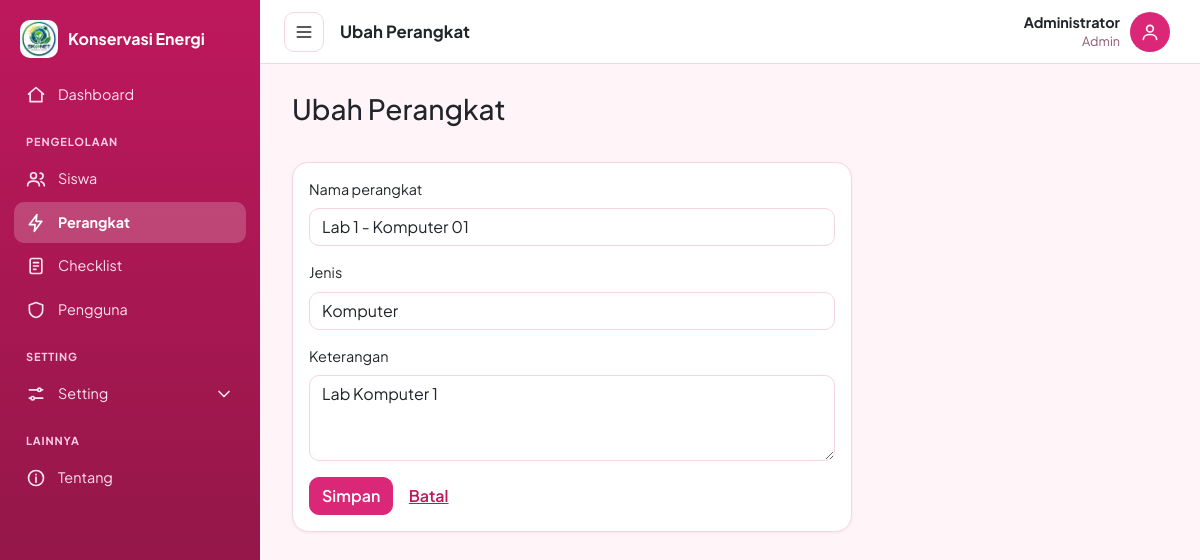
/perangkat/form.php?id=1 (signed in), run on the app's committed database.
### tables this page shows
CREATE TABLE IF NOT EXISTS perangkat (
  id_perangkat   INT(11) NOT NULL AUTO_INCREMENT,
  nama_perangkat VARCHAR(100) NOT NULL,
  jenis          VARCHAR(50) NOT NULL,
  keterangan     TEXT,
  PRIMARY KEY (id_perangkat)
);

### perangkat/form.php (the view, shortened to what this page needs)
<?php
require_once __DIR__ . '/../includes/functions.php';
$edit = isset($_GET['id']);
$row = ['nama_perangkat' => '', 'jenis' => '', 'keterangan' => ''];
if ($edit) {
    $st = $pdo->prepare('SELECT * FROM perangkat WHERE id_perangkat = ?');
    $st->execute([(int)$_GET['id']]);
    $row = $st->fetch();
}
$judul = $edit ? 'Ubah Perangkat' : 'Tambah Perangkat';
require '../includes/header.php';
?>
<h3 class="mb-3"><?= $judul ?></h3>
<div class="card" style="max-width:560px"><div class="card-body">
<form method="post"><?= csrf_field() ?>
  <div class="mb-3"><label class="form-label">Nama perangkat</label>
    <input name="nama_perangkat" class="form-control" value="<?= e($row['nama_perangkat']) ?>" required maxlength="100"></div>
  <div class="mb-3"><label class="form-label">Jenis</label>
    <input name="jenis" class="form-control" value="<?= e($row['jenis']) ?>" required maxlength="50" placeholder="contoh: Penerangan, Pendingin"></div>
  <div class="mb-3"><label class="form-label">Keterangan</label>
    <textarea name="keterangan" class="form-control" rows="3"><?= e($row['keterangan']) ?></textarea></div>
  <button class="btn btn-success">Simpan</button> <a class="btn btn-link" href="index.php">Batal</a>
</form></div></div>
<?php require '../includes/footer.php'; ?>

### assets/css/app.css (style rules this page uses)
:root, [data-bs-theme=light] { --pri:#db2777; --pri-d:#be185d; --on:#fff; --bg:#fff5f9; --card:#fff; --hd:#ffe8f1; --mu:#8a5a70; --bd:#f6d5e3; --bs-body-bg:var(--bg); --bs-body-font-family:"Plus Jakarta Sans",system-ui,sans-serif; --bs-body-font-size:.9rem; --bs-primary:#db2777; --bs-primary-rgb:219,39,119; --bs-link-color:#be185d; --bs-link-color-rgb:190,24,93; --bs-link-hover-color:#9d174d; --bs-link-hover-color-rgb:157,23,77; }
body { background:var(--bg); }
.card { background:var(--card); border-color:var(--bd); border-radius:16px; box-shadow:0 1px 3px rgba(190,24,93,.08); }
.form-control, .form-select { border-radius:10px; background-color:var(--card); border-color:var(--bd); }
.btn { border-radius:10px; font-weight:600; }
.btn-success { --bs-btn-bg:var(--pri); --bs-btn-border-color:var(--pri); --bs-btn-color:var(--on); --bs-btn-hover-bg:var(--pri-d); --bs-btn-hover-border-color:var(--pri-d); --bs-btn-hover-color:var(--on); --bs-btn-active-bg:var(--pri-d); --bs-btn-active-border-color:var(--pri-d); --bs-btn-active-color:var(--on); }

### data on the page
perangkat: nama_perangkat "Lab 1 - Komputer 01", jenis "Komputer", keterangan "Lab Komputer 1"

### other printed values
$label "Dashboard Siswa Perangkat Checklist Pengguna Tentang"
$judul "Ubah Perangkat"
$u['nama'] "Administrator"
$level "Admin"
